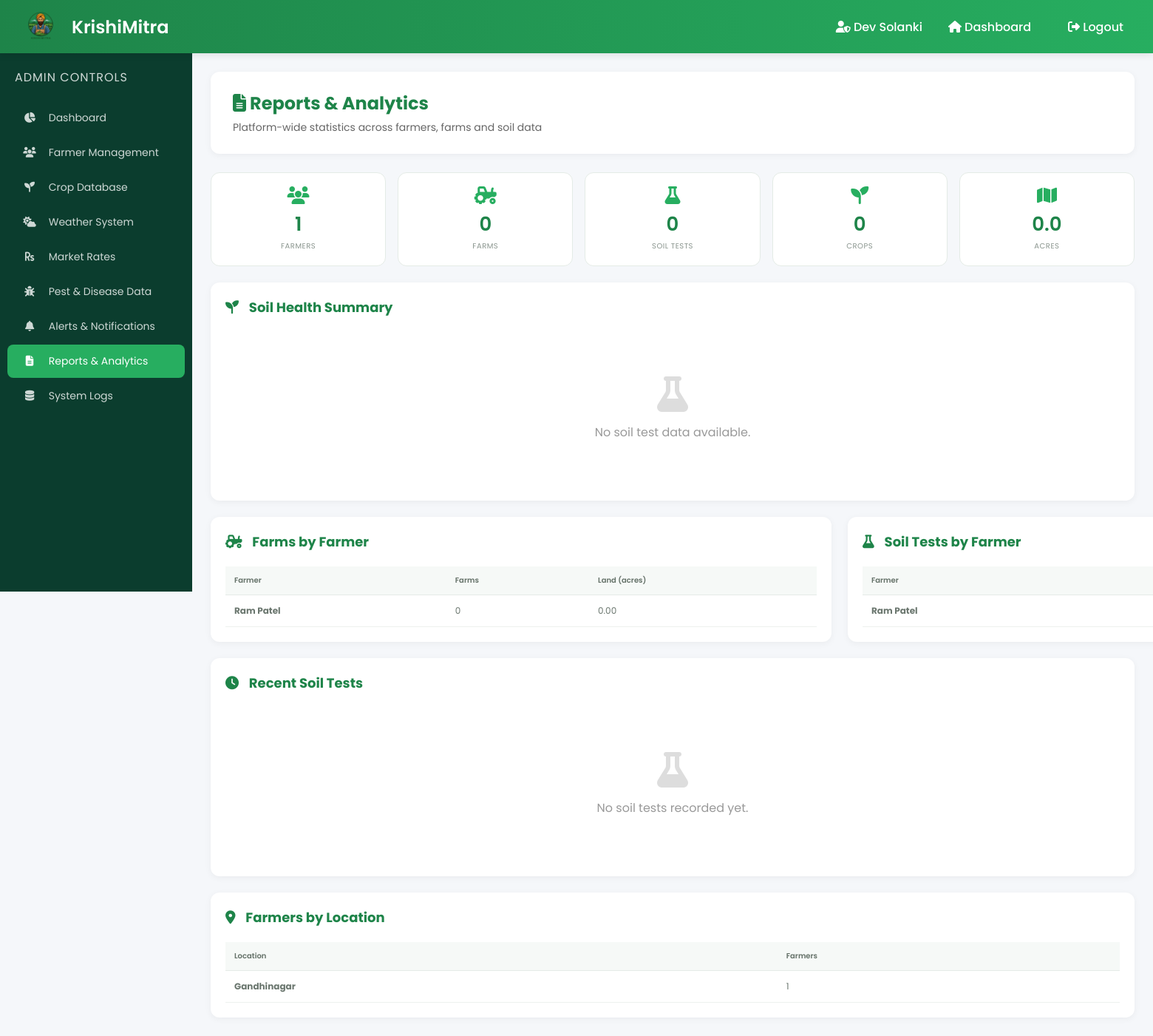
The app's page /KRISHIMITRA/admin/reports_analytics.php (signed in), older data.
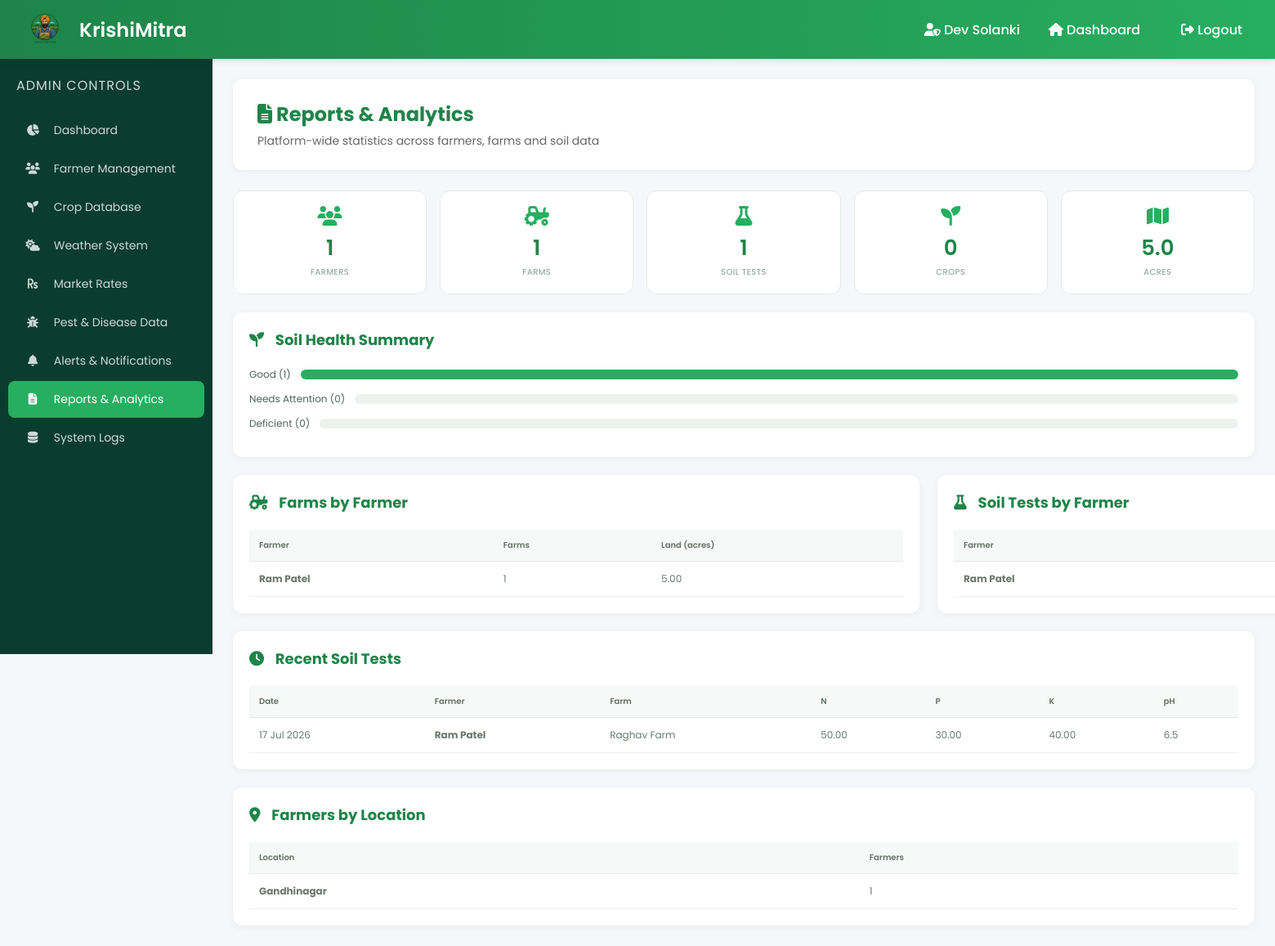
The same page, newer data.
### tables this page shows
CREATE TABLE `soil_data` (
  `id` int(11) NOT NULL,
  `farm_id` int(11) NOT NULL,
  `farmer_id` int(11) NOT NULL,
  `nitrogen` decimal(6,2) NOT NULL,
  `phosphorus` decimal(6,2) NOT NULL,
  `potassium` decimal(6,2) NOT NULL,
  `ph` decimal(4,1) NOT NULL,
  `temperature` decimal(5,1) NOT NULL,
  `humidity` decimal(5,1) NOT NULL,
  `rainfall` decimal(6,2) NOT NULL,
  `test_date` date NOT NULL,
  `created_at` timestamp NOT NULL DEFAULT current_timestamp()
);

CREATE TABLE `farmers` (
  `id` int(11) NOT NULL,
  `name` varchar(100) NOT NULL,
  `location` varchar(100) NOT NULL,
  `phone` varchar(15) NOT NULL,
  `password` varchar(255) NOT NULL,
  `created_at` timestamp NOT NULL DEFAULT current_timestamp(),
  `status` enum('active','inactive') DEFAULT 'active',
  `approved` tinyint(1) DEFAULT 1
);

CREATE TABLE `farms` (
  `id` int(11) NOT NULL,
  `farmer_id` int(11) NOT NULL,
  `farm_name` varchar(100) NOT NULL,
  `location` varchar(100) NOT NULL,
  `farm_size` decimal(10,2) NOT NULL,
  `soil_type` varchar(50) DEFAULT NULL,
  `crop_history` text DEFAULT NULL,
  `created_at` timestamp NOT NULL DEFAULT current_timestamp()
);

### KRISHIMITRA/admin/reports_analytics.php (the view, shortened to what the changed rows need)
<?php
require_once '../config/database.php';
$total_farms = (int)$pdo->query("SELECT COUNT(*) FROM farms")->fetchColumn();
$total_soil_tests = (int)$pdo->query("SELECT COUNT(*) FROM soil_data")->fetchColumn();
$total_land = (float)$pdo->query("SELECT COALESCE(SUM(farm_size),0) FROM farms")->fetchColumn();
$healthy = $warning = $deficient = 0;
$soil = $pdo->query("SELECT nitrogen, phosphorus, potassium FROM soil_data")->fetchAll();
foreach ($soil as $sd) {
    $h = getSoilHealthStatus($sd['nitrogen'], $sd['phosphorus'], $sd['potassium']);
    if ($h['status'] === 'healthy') $healthy++;
    elseif ($h['status'] === 'warning') $warning++;
    else $deficient++;
}
$soil_total = $healthy + $warning + $deficient;
$farms_by_farmer = $pdo->query("
    SELECT f.name AS farmer_name, COUNT(fa.id) AS farm_count,
           COALESCE(SUM(fa.farm_size),0) AS land
    FROM farmers f
    LEFT JOIN farms fa ON fa.farmer_id = f.id
    GROUP BY f.id ORDER BY farm_count DESC, land DESC
")->fetchAll();
$tests_per_farmer = $pdo->query("
    SELECT f.name AS farmer_name, COUNT(sd.id) AS tests
    FROM farmers f
    LEFT JOIN soil_data sd ON sd.farmer_id = f.id
    GROUP BY f.id ORDER BY tests DESC
")->fetchAll();
$recent_soil = $pdo->query("
    SELECT sd.*, f.name AS farmer_name, fa.farm_name
    FROM soil_data sd
    LEFT JOIN farmers f ON sd.farmer_id = f.id
    LEFT JOIN farms fa ON sd.farm_id = fa.id
    ORDER BY sd.test_date DESC LIMIT 8
")->fetchAll();
$loc_dist = $pdo->query("SELECT location, COUNT(*) c FROM farmers GROUP BY location ORDER BY c DESC")->fetchAll();
?>
<!DOCTYPE html>
<html lang="en">
<head>
    <link rel="stylesheet" href="admin_dashboard.css">
    <link rel="stylesheet" href="manage_farmers.css">
    <link rel="stylesheet" href="https://cdnjs.cloudflare.com/ajax/libs/font-awesome/6.5.0/css/all.min.css">
</head>
<body>
<div class="navbar">
    <div class="brand">
        <h2>KrishiMitra</h2>
    </div>
</div>
<div class="layout">
    <div class="content">
        <div class="welcome-box">
            <h2><i class="fas fa-file-alt"></i> Reports &amp; Analytics</h2>
        </div>
        <div class="an-stats">
            <div class="an-stat"><i class="fas fa-tractor"></i><div class="val"><?php echo $total_farms; ?></div><div class="lbl">Farms</div></div>
            <div class="an-stat"><i class="fas fa-flask"></i><div class="val"><?php echo $total_soil_tests; ?></div><div class="lbl">Soil Tests</div></div>
            <div class="an-stat"><i class="fas fa-map"></i><div class="val"><?php echo number_format($total_land, 1); ?></div><div class="lbl">Acres</div></div>
        </div>
        <div class="farmers-table" style="margin-bottom:22px;">
            <?php if ($soil_total > 0): ?>
                <?php $t = $soil_total; ?>
                <div class="bar-row bar-healthy"><span>Good (<?php echo $healthy; ?>)</span><div class="bar"><span style="width:<?php echo round($healthy/$t*100); ?>%;"></span></div></div>
                <div class="bar-row bar-warning"><span>Needs Attention (<?php echo $warning; ?>)</span><div class="bar"><span style="width:<?php echo round($warning/$t*100); ?>%;"></span></div></div>
                <div class="bar-row bar-deficient"><span>Deficient (<?php echo $deficient; ?>)</span><div class="bar"><span style="width:<?php echo round($deficient/$t*100); ?>%;"></span></div></div>
            <?php else: ?>
                <div class="no-data"><i class="fas fa-flask"></i><p>No soil test data available.</p></div>
            <?php endif; ?>
        </div>
        <div style="display:grid;grid-template-columns:1fr 1fr;gap:22px;">
            <div class="farmers-table">
                <?php if (count($farms_by_farmer) > 0): ?>
                <div class="table-responsive">
                    <table class="rp-table">
                        <thead><tr><th>Farmer</th><th>Farms</th><th>Land (acres)</th></tr></thead>
                        <tbody>
                            <?php foreach ($farms_by_farmer as $r): ?>
                            <tr>
                                <td><strong><?php echo htmlspecialchars($r['farmer_name']); ?></strong></td>
                                <td><?php echo $r['farm_count']; ?></td>
                                <td><?php echo number_format((float)$r['land'], 2); ?></td>
                            </tr>
                            <?php endforeach; ?>
                        </tbody>
                    </table>
                </div>
                <?php else: ?>
                    <div class="no-data"><p>No farms yet.</p></div>
                <?php endif; ?>
            </div>
            <div class="farmers-table">
                <?php if (count($tests_per_farmer) > 0): ?>
                <div class="table-responsive">
                    <table class="rp-table">
                        <thead><tr><th>Farmer</th><th>Soil Tests</th></tr></thead>
                        <tbody>
                            <?php foreach ($tests_per_farmer as $r): ?>
                            <tr>
                                <td><strong><?php echo htmlspecialchars($r['farmer_name']); ?></strong></td>
                            </tr>
                            <?php endforeach; ?>
                        </tbody>
                    </table>
                </div>
                <?php else: ?>
                    <div class="no-data"><p>No soil tests yet.</p></div>
                <?php endif; ?>
            </div>
        </div>
        <div class="farmers-table" style="margin-top:22px;">
            <?php if (count($recent_soil) > 0): ?>
                <div class="table-responsive">
                    <table class="rp-table">
                        <thead><tr><th>Date</th><th>Farmer</th><th>Farm</th><th>N</th><th>P</th><th>K</th><th>pH</th></tr></thead>
                        <tbody>
                            <?php foreach ($recent_soil as $sd): ?>
                            <tr>
                                <td><?php echo date('d M Y', strtotime($sd['test_date'])); ?></td>
                                <td><strong><?php echo htmlspecialchars($sd['farmer_name']); ?></strong></td>
                                <td><?php echo htmlspecialchars($sd['farm_name']); ?></td>
                                <td><?php echo $sd['nitrogen']; ?></td>
                                <td><?php echo $sd['phosphorus']; ?></td>
                                <td><?php echo $sd['potassium']; ?></td>
                                <td><?php echo $sd['ph']; ?></td>
                            </tr>
                            <?php endforeach; ?>
                        </tbody>
                    </table>
                </div>
            <?php else: ?>
                <div class="no-data"><i class="fas fa-flask"></i><p>No soil tests recorded yet.</p></div>
            <?php endif; ?>
        </div>
        <div class="farmers-table" style="margin-top:22px;">
            <?php if (count($loc_dist) > 0): ?>
                <div class="table-responsive">
                    <table class="rp-table">
                        <thead><tr><th>Location</th><th>Farmers</th></tr></thead>
                        <tbody>
                            <?php foreach ($loc_dist as $r): ?>
                            <tr><td><strong><?php echo htmlspecialchars($r['location']); ?></strong></td><td><?php echo $r['c']; ?></td></tr>
                            <?php endforeach; ?>
                        </tbody>
                    </table>
                </div>
            <?php else: ?>
                <div class="no-data"><p>No farmers yet.</p></div>
            <?php endif; ?>
        </div>
    </div>
</div>
</body>
</html>

Row changes from the older to the newer data that the page shows:
added soil_data: test_date "17 Jul 2026", farmer.name "Ram Patel", farm.farm_name "Raghav Farm", nitrogen "50.00", phosphorus "30.00", potassium "40.00", ph "6.5"
Text that changed along with them:
$total_farms: "0" → "1"
$total_soil_tests: "0" → "1"
$total_land: "0.0" → "5.0"
$healthy: (not shown) → "1"
$warning: (not shown) → "0"
$deficient: (not shown) → "0"
text no longer shown: "No soil test data available. No soil tests recorded yet."
text now shown: "Good ( ) Needs Attention ( ) Deficient ( ) Date Farmer Farm N P K pH"
new list line: "Ram Patel 1 5.00"
list line gone: "Ram Patel 0 0.00"
